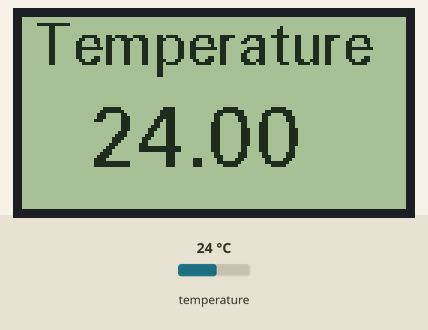
Recording of a sketch running on a simulated Arduino Uno, built with avr-gcc and run on an emulated ATmega328P. On the bench: 128×64 one-colour display. The inputs (shaded band) are chosen by the test bench; at power-on: temperature 24 °C. What the sketch prints to the serial monitor is not drawn.

Above: at 2.6 s.
2.7 s: temperature set to 12 °C
At 4.2 s:
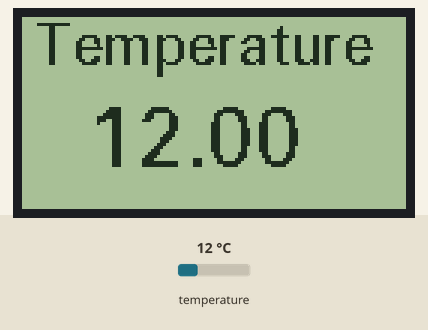
4.6 s: temperature set to 28 °C
At 5.4 s:
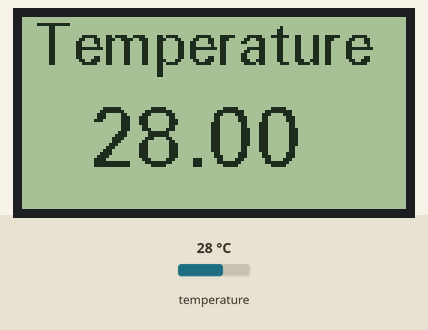
6.6 s: temperature set to 19 °C
At 8.0 s:
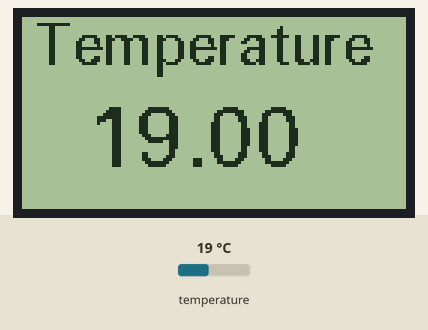
Timing chart, 0 to 9.6 s (numbered marks = the images above; inputs shaded):
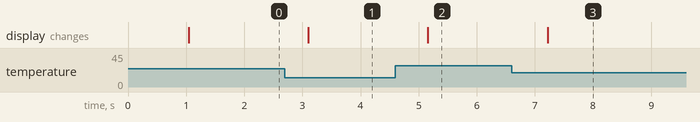

The sketch:

DS1820.ino
```cpp
#include <OneWire.h>
#include <DallasTemperature.h>
#include <U8glib.h>

// Data wire is plugged into pin 2 on the Arduino
#define ONE_WIRE_BUS 2

// Setup a oneWire instance to communicate with any OneWire devices
// (not just Maxim/Dallas temperature ICs)
OneWire oneWire(ONE_WIRE_BUS);

// Pass our oneWire reference to Dallas Temperature.
DallasTemperature sensors(&oneWire);

U8GLIB_ST7920_128X64_1X u8g(10);    // Hardware SPI, 10 = CS/CE, 11 = MOSI, 13 = SCK

float temp;

void setup(void)
{
  // start serial port
  Serial.begin(9600);
  Serial.println("Dallas Temperature IC Control Library Demo");

  // Start up the library
  sensors.begin();
}


void loop(void)
{
  // call sensors.requestTemperatures() to issue a global temperature
  // request to all devices on the bus
  Serial.print(" Requesting temperatures...");
  sensors.requestTemperatures(); // Send the command to get temperatures
  Serial.println("DONE");

  Serial.print("Temperature for Device 1 is: ");
  temp = sensors.getTempCByIndex(0);
  Serial.print(temp); // Why "byIndex"?
    // You can have more than one IC on the same bus.
    // 0 refers to the first IC on the wire

  draw_loop();
}

////////////////////////////////////////////////////////////////////////

void draw_loop() {
  u8g.firstPage();

  do {
    draw();
  }
  while(u8g.nextPage());
}

void draw(void) {
  // graphic commands to redraw the complete screen should be placed here

  u8g.setFont(u8g_font_fur14);
  u8g.drawStr(4, 16, "Temperature");

  u8g.setPrintPos(22, 50);
  u8g.setFont(u8g_font_fur20);
  u8g.print(temp);
}
```

Measured:
- after the input at 2.7 s, the display: changes after 0.40 s (image 1)
- after the input at 4.6 s, the display: changes after 0.56 s (image 2)
- after the input at 6.6 s, the display: changes after 0.62 s (image 3)
